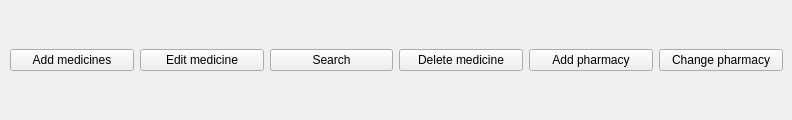
    <widget class="QWidget" name="main_menu">
     <widget class="QWidget" name="gridLayoutWidget">
      <property name="geometry">
       <rect>
        <x>10</x>
        <y>10</y>
        <width>773</width>
        <height>101</height>
       </rect>
      </property>
      <layout class="QGridLayout" name="gridLayout">
       <item row="0" column="3">
        <widget class="QPushButton" name="delete_medicine">
         <property name="text">
          <string>Delete medicine</string>
         </property>
        </widget>
       </item>
       <item row="0" column="5">
        <widget class="QPushButton" name="change_pharmacy">
         <property name="text">
          <string>Change pharmacy</string>
         </property>
        </widget>
       </item>
       <item row="0" column="0">
        <widget class="QPushButton" name="add_new">
         <property name="text">
          <string>Add medicines</string>
         </property>
        </widget>
       </item>
       <item row="0" column="1">
        <widget class="QPushButton" name="edit_medicine">
         <property name="text">
          <string>Edit medicine</string>
         </property>
        </widget>
       </item>
       <item row="0" column="2">
        <widget class="QPushButton" name="search_medicine">
         <property name="text">
          <string>Search</string>
         </property>
        </widget>
       </item>
       <item row="0" column="4">
        <widget class="QPushButton" name="add_pharmacy">
         <property name="text">
          <string>Add pharmacy</string>
         </property>
        </widget>
       </item>
      </layout>
     </widget>
    </widget>
